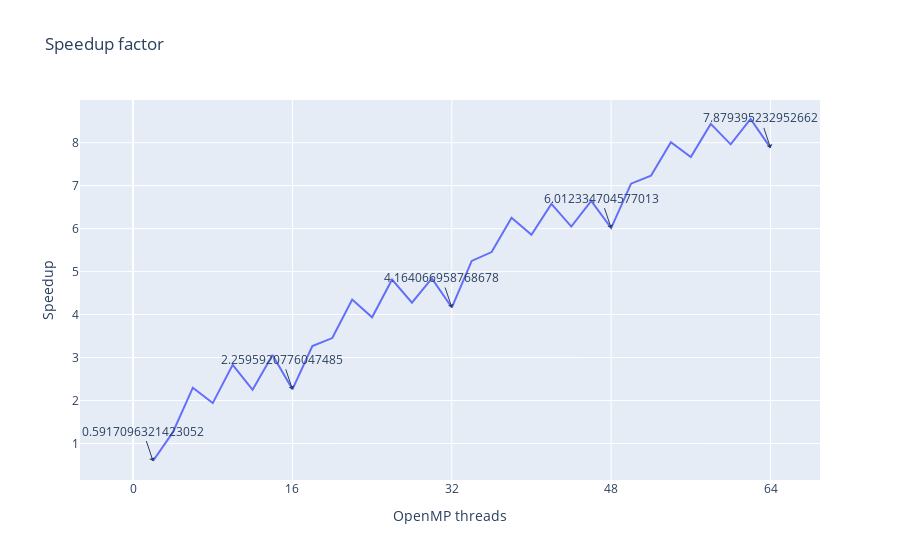

Here is the notebook cell this chart was saved with:
### Markdown cell above
### Determining the speedup

### Code cell
# Plot the execution time 

fig = px.line(omp_df, x='OpenMP threads', y='Speedup', title="Speedup factor")
total_processes = omp_df['OpenMP threads'].max()
quarter_points = [int(total_processes / 4) * i for i in range(5)]  # [0, 1/4, 2/4, 3/4, 1]

# Set the x-axis tick marks and labels
fig.update_xaxes(
    tickvals=quarter_points,
    ticktext=[f'{int(p)}' for p in quarter_points]  # You can customize the format of the labels
)

# Annotate the quarter points with y-axis labels
for x in quarter_points:
    # Find the nearest MPI processes value to the quarter point
    nearest_idx = np.abs(omp_df['OpenMP threads'] - x).idxmin()
    nearest_mpi_processes = omp_df.loc[nearest_idx, 'OpenMP threads']
    nearest_real_time = omp_df.loc[nearest_idx, 'Speedup']
    fig.add_annotation(x=nearest_mpi_processes, y=nearest_real_time, text=str(nearest_real_time), showarrow=True, arrowhead=1)

# Show the plot
fig.show()

### Figure 1 — Plotly figure (JSON) as saved in the notebook; plotly's stock layout.template omitted (floating-point values rounded to 4 significant figures)
{"data": [{"hovertemplate": "OpenMP threads=%{x}<br>Speedup=%{y}<extra></extra>", "legendgroup": "", "line": {"color": "#636efa", "dash": "solid"}, "marker": {"symbol": "circle"}, "mode": "lines", "name": "", "orientation": "v", "showlegend": false, "type": "scatter", "x": [2, 4, 6, 8, 10, 12, 14, 16, 18, 20, 22, 24, 26, 28, 30, 32, 34, 36, 38, 40, 42, 44, 46, 48, 50, 52, 54, 56, 58, 60, 62, 64], "xaxis": "x", "y": [0.5917, 1.263, 2.298, 1.94, 2.829, 2.25, 3.059, 2.26, 3.269, 3.453, 4.35, 3.936, 4.816, 4.279, 4.84, 4.164, 5.25, 5.455, 6.253, 5.856, 6.577, 6.049, 6.648, 6.012, 7.046, 7.233, 8.011, 7.666, 8.438, 7.962, 8.552, 7.879], "yaxis": "y"}], "layout": {"annotations": [{"arrowhead": 1, "showarrow": true, "text": "0.5917096321423052", "x": 2, "y": 0.5917}, {"arrowhead": 1, "showarrow": true, "text": "2.2595920776047485", "x": 16, "y": 2.26}, {"arrowhead": 1, "showarrow": true, "text": "4.164066958768678", "x": 32, "y": 4.164}, {"arrowhead": 1, "showarrow": true, "text": "6.012334704577013", "x": 48, "y": 6.012}, {"arrowhead": 1, "showarrow": true, "text": "7.879395232952662", "x": 64, "y": 7.879}], "legend": {"tracegroupgap": 0}, "title": {"text": "Speedup factor"}, "xaxis": {"anchor": "y", "domain": [0, 1], "ticktext": ["0", "16", "32", "48", "64"], "tickvals": [0, 16, 32, 48, 64], "title": {"text": "OpenMP threads"}}, "yaxis": {"anchor": "x", "domain": [0, 1], "title": {"text": "Speedup"}}}}
